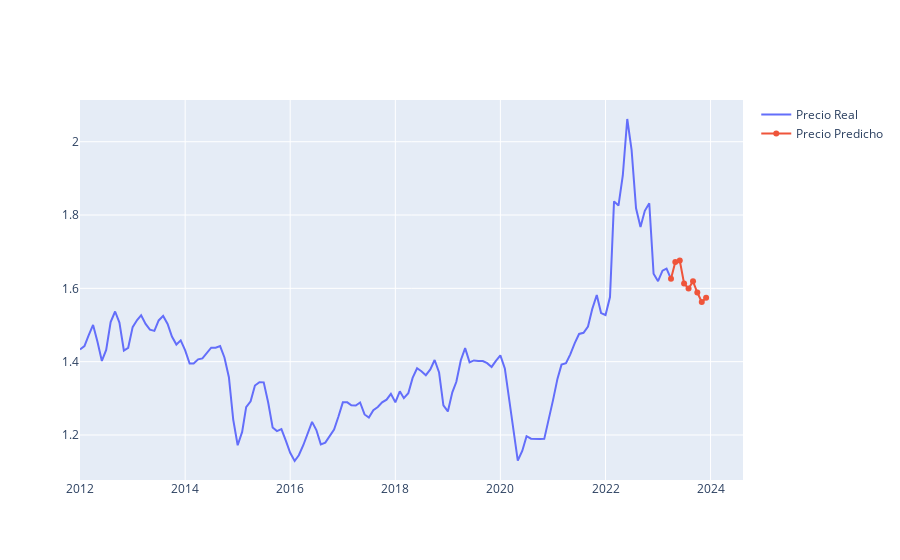

The cell this chart's notebook holds for it:
### Markdown cell above
## PLOT SARIMA PREDICTION

### Code cell
plot_prediction(df_sarima, df_train)

### Figure 1 — Plotly figure (JSON) as saved in the notebook; plotly's stock layout.template omitted (floating-point values rounded to 4 significant figures; data arrays with more than 128 entries replaced by an {"elided": "..."} marker saying what was removed)
{"data": [{"name": "Precio Real", "type": "scatter", "x": {"elided": "136 str values"}, "xaxis": "x", "y": {"elided": "136 float values"}, "yaxis": "y"}, {"name": "Precio Predicho", "type": "scatter", "x": ["2023-04-01T00:00:00", "2023-05-01T00:00:00", "2023-06-01T00:00:00", "2023-07-01T00:00:00", "2023-08-01T00:00:00", "2023-09-01T00:00:00", "2023-10-01T00:00:00", "2023-11-01T00:00:00", "2023-12-01T00:00:00"], "xaxis": "x", "y": [1.626, 1.672, 1.676, 1.613, 1.599, 1.619, 1.589, 1.563, 1.574], "yaxis": "y"}], "layout": {"xaxis": {"anchor": "y", "domain": [0, 1]}, "yaxis": {"anchor": "x", "domain": [0, 1]}}}
